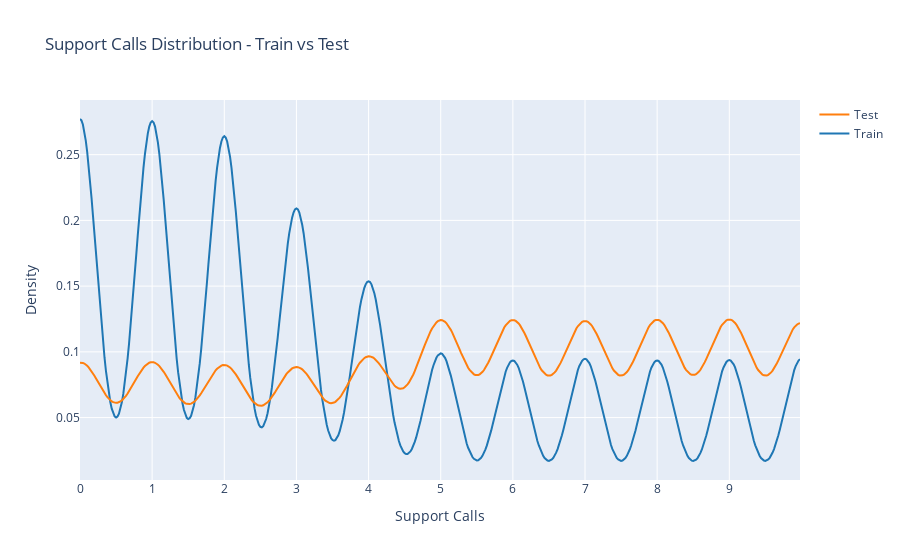

The code cell stored with this chart in its notebook:
### Code cell
import plotly.figure_factory as ff

# Drop NaNs if needed
train_values = df['Support Calls'].dropna()
test_values = df_test['Support Calls'].dropna()

# Create KDE plot
fig = ff.create_distplot(
    [train_values, test_values],
    group_labels=['Train', 'Test'],
    show_hist=False,
    show_rug=False
)

fig.update_layout(
    title='Support Calls Distribution - Train vs Test',
    xaxis_title='Support Calls',
    yaxis_title='Density'
)

fig.show()

### Figure 1 — Plotly figure (JSON) as saved in the notebook; plotly's stock layout.template omitted (floating-point values rounded to 4 significant figures; data arrays with more than 128 entries replaced by an {"elided": "..."} marker saying what was removed)
{"data": [{"legendgroup": "Train", "marker": {"color": "rgb(31, 119, 180)"}, "mode": "lines", "name": "Train", "showlegend": true, "type": "scatter", "x": {"elided": "500 float values"}, "xaxis": "x", "y": {"elided": "500 float values"}, "yaxis": "y"}, {"legendgroup": "Test", "marker": {"color": "rgb(255, 127, 14)"}, "mode": "lines", "name": "Test", "showlegend": true, "type": "scatter", "x": {"elided": "500 float values"}, "xaxis": "x", "y": {"elided": "500 float values"}, "yaxis": "y"}], "layout": {"autosize": true, "barmode": "overlay", "hovermode": "closest", "legend": {"traceorder": "reversed"}, "title": {"text": "Support Calls Distribution - Train vs Test"}, "xaxis": {"anchor": "y2", "autorange": true, "domain": [0, 1], "range": [0, 9.98], "title": {"text": "Support Calls"}, "type": "linear", "zeroline": false}, "yaxis": {"anchor": "free", "autorange": true, "domain": [0, 1], "position": 0, "range": [0.002517, 0.2916], "title": {"text": "Density"}, "type": "linear"}}}
